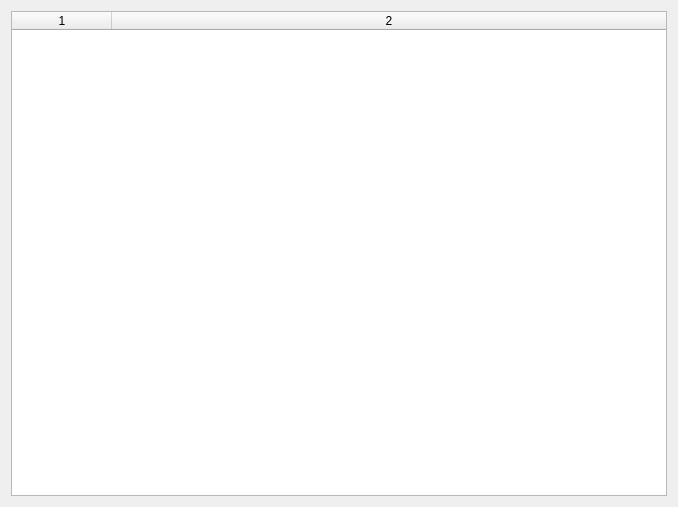
<?xml version="1.0" encoding="UTF-8"?>
<ui version="4.0">
 <class>Overview</class>
 <widget class="QWidget" name="Overview">
  <property name="geometry">
   <rect>
    <x>0</x>
    <y>0</y>
    <width>678</width>
    <height>507</height>
   </rect>
  </property>
  <property name="windowTitle">
   <string>Form</string>
  </property>
  <layout class="QVBoxLayout" name="verticalLayout">
   <item>
    <widget class="QTableWidget" name="records_table">
     <property name="alternatingRowColors">
      <bool>true</bool>
     </property>
     <property name="gridStyle">
      <enum>Qt::DashLine</enum>
     </property>
     <property name="sortingEnabled">
      <bool>true</bool>
     </property>
     <property name="columnCount">
      <number>2</number>
     </property>
     <attribute name="horizontalHeaderShowSortIndicator" stdset="0">
      <bool>true</bool>
     </attribute>
     <attribute name="horizontalHeaderStretchLastSection">
      <bool>true</bool>
     </attribute>
     <column/>
     <column/>
    </widget>
   </item>
  </layout>
 </widget>
 <resources/>
 <connections/>
</ui>
